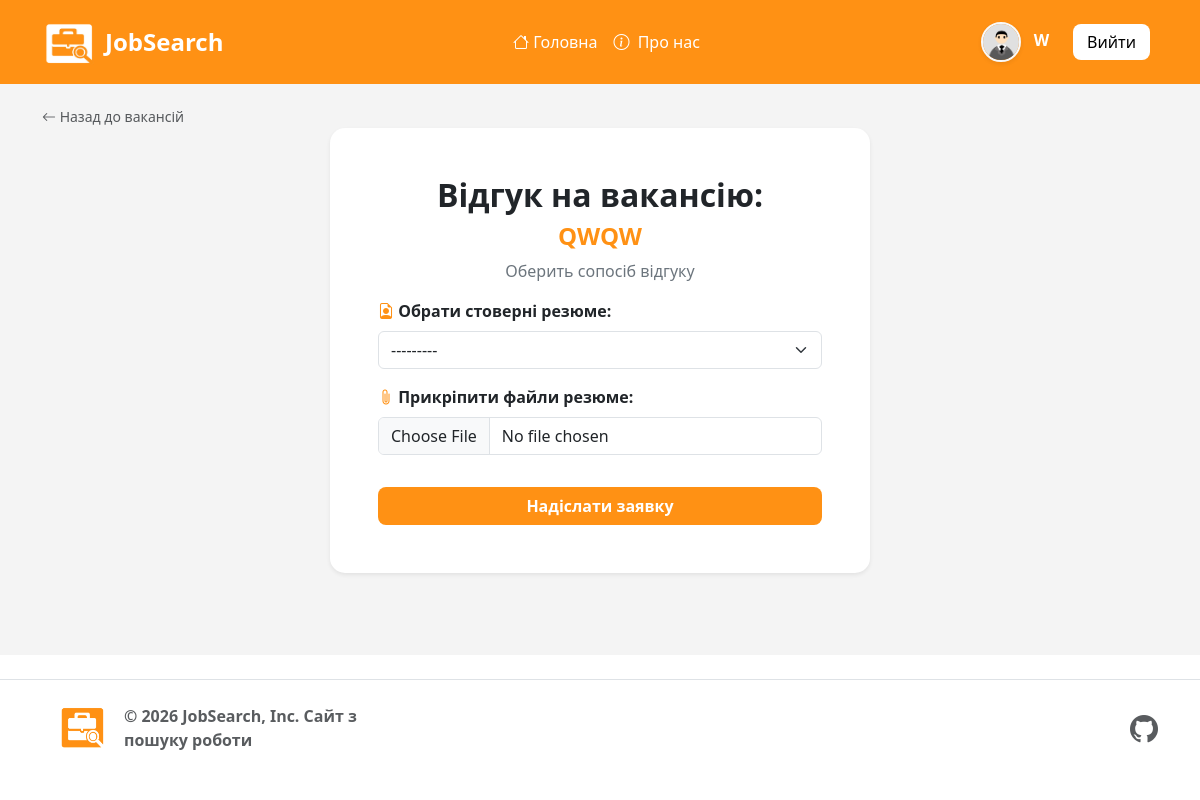
Before: /apply/8/ (signed in) with the older database file.
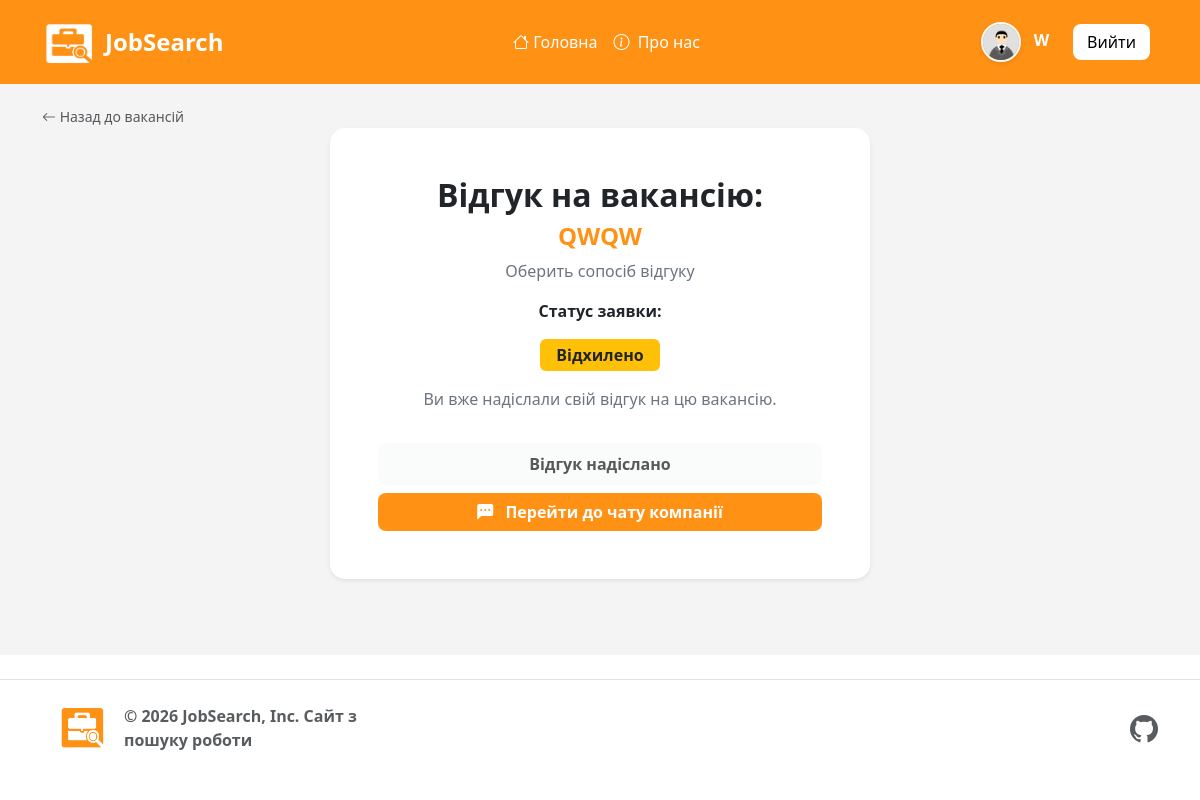
After: the same page with the newer database file.
### project/models.py (models this page shows, shortened)
class Application(models.Model):
    STATUS_CHOICES = (
        ('under_review', 'На розгляді'),
        ('reject', 'Відхилено'),
        ('accepted', 'Прийнято'),
    )
    author = models.ForeignKey(User, on_delete=models.CASCADE, related_name="applications")
    vacancy = models.ForeignKey(Vacancy, on_delete=models.CASCADE, related_name="applications")
    resume = models.ForeignKey(Resume, on_delete=models.SET_NULL, null=True, blank=True)
    res_file = models.FileField(upload_to='application_docs/', null=True, blank=True) # Ось воно!
    created_at = models.DateTimeField(auto_now_add=True, null=True, blank=True)
    status = models.CharField(choices=STATUS_CHOICES, max_length=50, default='under_review')
    class Meta:
        constraints = [
            models.UniqueConstraint(fields=['author', 'vacancy'], name='unique_user_application')
        ]
        ordering = ['-created_at']

### project/views.py (the view)
# urls.py: path('apply/<int:vacancy_id>/', views.apply_for_job, name='apply_for_job'),
@login_required
def apply_for_job(request, vacancy_id):
    vacancy = get_object_or_404(Vacancy, id=vacancy_id)
    application = Application.objects.filter(
        author=request.user,
        vacancy=vacancy
    ).first()
    application_a = Application.objects.filter(vacancy__company__user=request.user).order_by('-created_at')
    already_applied = application is not None
    if request.method == 'POST':
        subject = f"Новий відгук на вакансію: {vacancy.title}"
        message = f"Привіт! На твою вакансію '{vacancy.title}' відгукнувся користувач {request.user.username}.\nПеревір свій кабінет на сайті!"
        from_email = settings.EMAIL_HOST_USER  # Твоя пошта Gmail з settings.py
        recipient_list = [vacancy.company.email]
        send_mail(
            subject=subject,
            message=message,
            from_email=from_email,
            recipient_list=recipient_list,
            fail_silently=False, # Якщо False, то у разі помилки Django покаже її в консолі
        )
        if already_applied:
            messages.error(request, "You have already applied for this job.")
            return redirect('job_datail', vacancy_id=vacancy.id)
        else:
            form = Application_Form(request.POST, request.FILES)
            if form.is_valid():
                application = form.save(commit=False)
                application.vacancy = vacancy
                application.author = request.user
                if request.FILES.get('res_file'):
                    application.resume = None
                elif not application.resume:
                    application.resume = Resume.objects.filter(author=request.user).last()
                application.save()
                messages.success(request, "Application submitted successfully!")
                return redirect('job_list')
    else:
        form = Application_Form()
        if 'resume' in form.fields:
            form.fields['resume'].queryset = Resume.objects.filter(author=request.user)
    return render(request, 'jobs/job_appl.html', {
        'form': form,
        'already_applied': already_applied,
        'total_applications': vacancy.applications.count(),
        'application': application,
        'application_a': application_a,
        'vacancy': vacancy
    })

### project/forms.py
class Application_Form(forms.ModelForm):
    class Meta:
        model = Application
        fields = ["resume", "res_file"]
        widgets = {
            'resume': forms.Select(attrs={
                'class': 'form-select',
                'style': 'form-control'  # Твій фірмовий жовтий акцент
            }),
            'res_file': forms.FileInput(attrs={
                'class': 'form-control',
            }),
        }

### auth_system/models.py (called while the page is built)
    @property
    def img_avatar(self):
        if self.avatar:
            return self.avatar.url
        if self.gender == 'Men':
            if self.op == 'Yes':
                return '/static/image/men-op.png'
            else:
                return '/static/image/men.png'
        else:
            if self.op == 'Yes':
                return '/static/image/women-op.png'
            else:
                return '/static/image/women.png'

### project/models.py (called while the page is built)
    def __str__(self):
        return self.title

### templates/jobs/job_appl.html (shortened to what this page needs)
{% extends 'base.html' %}
{% load static %}
{% block content %}
<div class="container mt-4">
  <div class="text-start mt-3">
    <a href="{% url 'job_list' %}" class="text-muted text-decoration-none small">
        <i class="bi bi-arrow-left"></i> Назад до вакансій
    </a>
  </div>
    <div class="row justify-content-center">
        <div class="col-12 d-flex justify-content-center">
            <div class="card shadow-sm border-0" style="width:100%; max-width:540px; border-radius:15px;">
                <div class="card-body p-4 p-sm-5">
                    <div class="">
                      <h2 class="text-center fw-bold">Відгук на вакансію:</h2>
                      <h4 class="text-center fw-bold text-site"> {{ vacancy.title }}</h4>
                      <p class="text-center text-secondary">Оберить сопосіб відгуку</p>
                      {% if already_applied and application %}
                      <div class="d-grid gap-2">
                      <div class="text-center">
                        <p class="fw-bold">Статус заявки:</p>
                        <span class="badge text-bg-warning text-dark px-3 py-2 fs-6 mb-2">{{ application.get_status_display }}</span>
                      </div>
                            <p class="text-secondary mb-4 text-center">Ви вже надіслали свій відгук на цю вакансію.</p>
                            <button class="btn btn-light fw-bold rounded-3 py-2" disabled>
                              Відгук надіслано
                            </button>
                          <a href="{% url 'chat_room' application.id %}" class="btn-L px-3 fw-bold">
                            <i class="bi bi-chat-left-dots-fill me-2"></i> Перейти до чату компанії
                          </a>
                        </div>
                      {% else %}
                        <form method="post" enctype="multipart/form-data">
                          <div class="mb-3">
                            <label class="form-label fw-bold">
                              <i class="bi bi-file-earmark-person text-site"></i>
                              Обрати стоверні резюме:
                            </label>
                            {{ form.resume }}
                          </div>
                          <div class="mb-3">
                            <label class="form-label fw-bold">
                              <i class="bi bi-paperclip text-site"></i>
                              Прикріпити файли резюме:
                            </label>
                            {{ form.res_file }}
                          </div>
                          <button type="submit" class="btn-L w-100 fw-bold rounded-3 mt-3">Надіслати заявку</button>
                        </form>
                      {% endif %}
                    </div>
                </div>
            </div>
        </div>
    </div>
</div>
{% endblock %}

Changed rows visible on the page:
added Application: status "Відхилено"
Other visible differences:
form field resume: "---------" → (not shown)
text no longer shown: "Обрати стоверні резюме: Прикріпити файли резюме: Надіслати заявку"
text now shown: "Статус заявки: Ви вже надіслали свій відгук на цю вакансію. Відгук надіслано Перейти до чату компанії"
